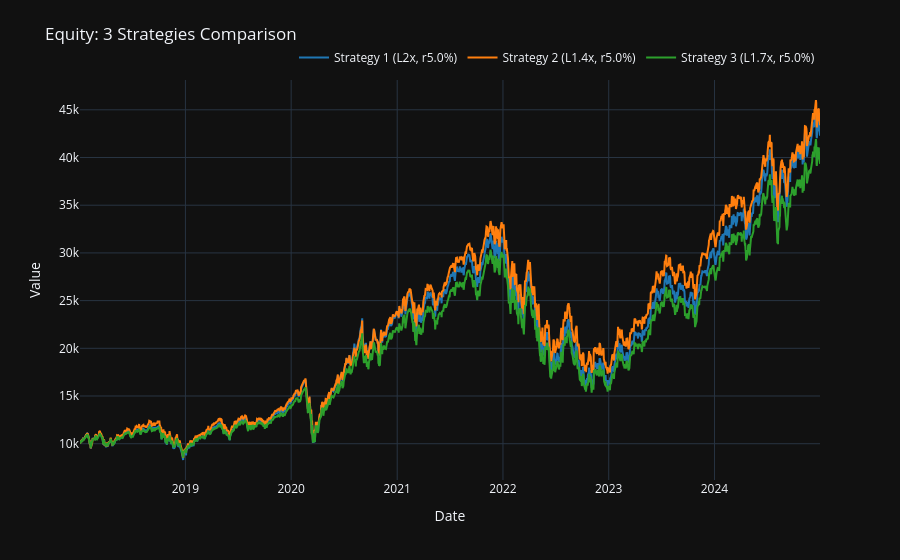

Here is the notebook cell this chart was saved with:
### Code cell
plot_strategy_comparison_interactive(
    result, result_qqq_only, result_never,
    leverages=[2, 1.4, 1.7], yearly_loan_rates=0.05
)

### Figure 1 — Plotly figure (JSON) as saved in the notebook; plotly's stock layout.template omitted (floating-point values rounded to 4 significant figures; data arrays with more than 128 entries replaced by an {"elided": "..."} marker saying what was removed)
{"data": [{"hovertemplate": "Date: %{x|%Y-%m-%d}<br>Strategy 1 (L2x, r5.0%): %{y:,.2f}<extra></extra>", "line": {"color": "#1f77b4", "width": 2}, "mode": "lines", "name": "Strategy 1 (L2x, r5.0%)", "x": {"elided": "1760 str values"}, "y": {"elided": "1760 float values"}, "type": "scatter"}, {"hovertemplate": "Date: %{x|%Y-%m-%d}<br>Strategy 2 (L1.4x, r5.0%): %{y:,.2f}<extra></extra>", "line": {"color": "#ff7f0e", "width": 2}, "mode": "lines", "name": "Strategy 2 (L1.4x, r5.0%)", "x": {"elided": "1760 str values"}, "y": {"elided": "1760 float values"}, "type": "scatter"}, {"hovertemplate": "Date: %{x|%Y-%m-%d}<br>Strategy 3 (L1.7x, r5.0%): %{y:,.2f}<extra></extra>", "line": {"color": "#2ca02c", "width": 2}, "mode": "lines", "name": "Strategy 3 (L1.7x, r5.0%)", "x": {"elided": "1760 str values"}, "y": {"elided": "1760 float values"}, "type": "scatter"}], "layout": {"legend": {"orientation": "h", "yanchor": "bottom", "y": 1.02, "xanchor": "right", "x": 1}, "margin": {"t": 80}, "title": {"text": "Equity: 3 Strategies Comparison"}, "xaxis": {"title": {"text": "Date"}}, "yaxis": {"title": {"text": "Value"}}, "hovermode": "closest"}}
